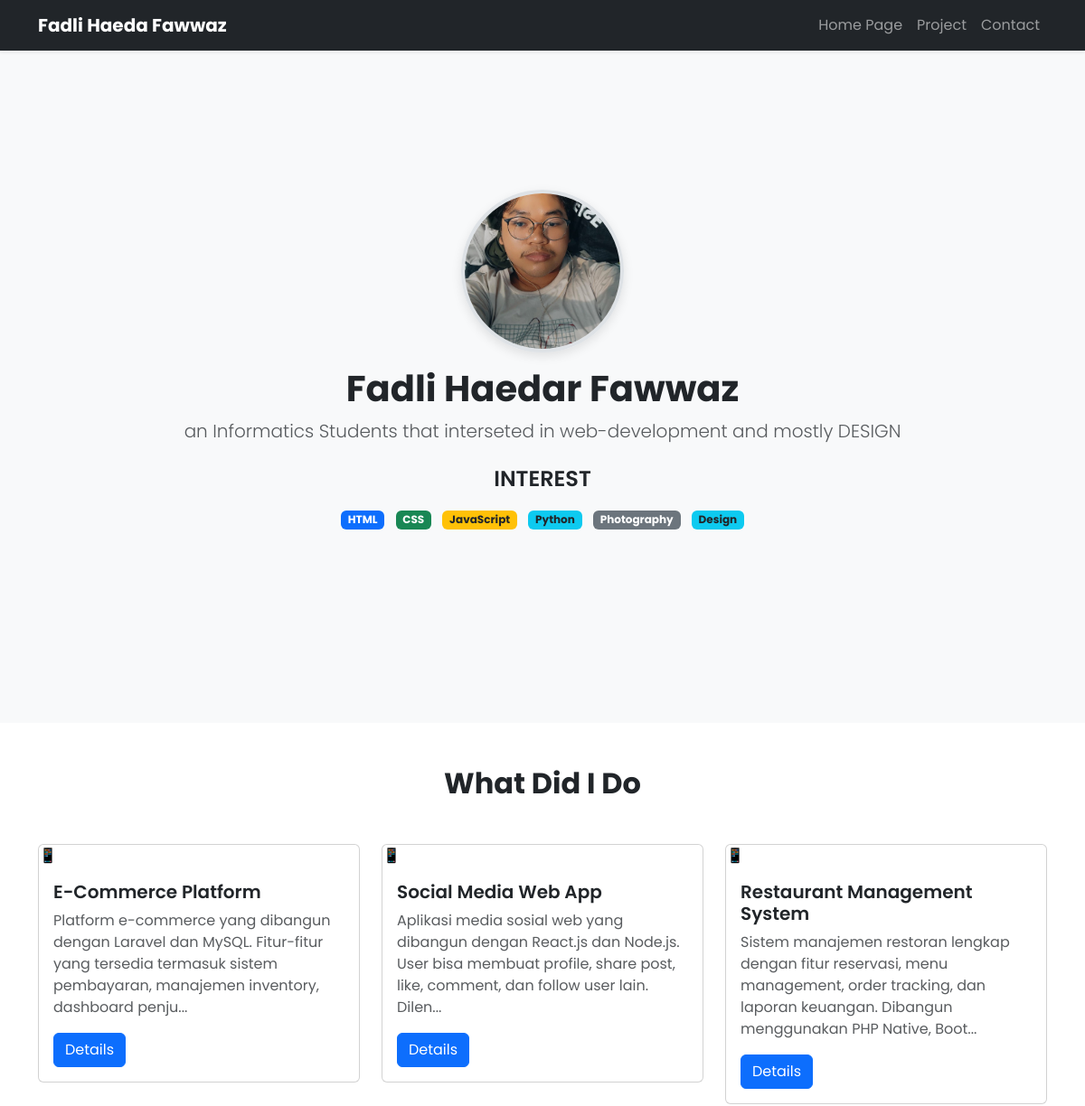
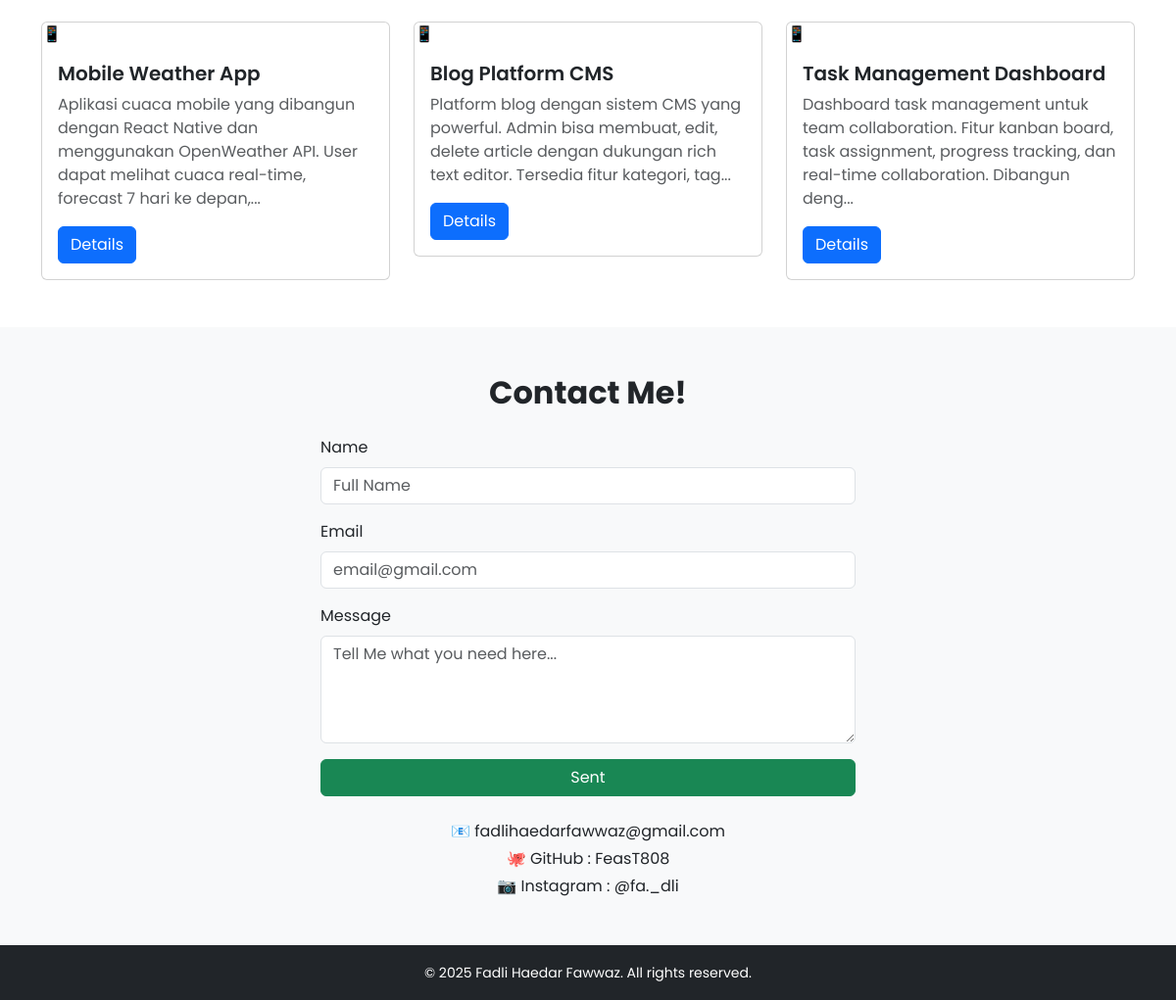
The page / on the database its author committed (2 pictures, top to bottom).
### tables this page shows
CREATE TABLE IF NOT EXISTS projects (
    id INT AUTO_INCREMENT PRIMARY KEY,
    judul VARCHAR(200) NOT NULL,
    deskripsi LONGTEXT NOT NULL,
    gambar VARCHAR(255),
    link VARCHAR(255),
    created_at TIMESTAMP DEFAULT CURRENT_TIMESTAMP,
    updated_at TIMESTAMP DEFAULT CURRENT_TIMESTAMP ON UPDATE CURRENT_TIMESTAMP
);

### index.php (the view, shortened to what this page needs)
<?php
require_once 'db.php';
$query_projects = "SELECT id, judul, deskripsi, gambar, link FROM projects ORDER BY created_at";
$result_projects = $conn->query($query_projects);
$projects = [];
if ($result_projects && $result_projects->num_rows > 0) {
    while ($row = $result_projects->fetch_assoc()) {
        $projects[] = $row;
    }
}
?>
<!DOCTYPE html>
<html lang="id">
  <head>
    <link href="https://unpkg.com/aos@2.3.1/dist/aos.css" rel="stylesheet">
    <link
      href="https://cdn.jsdelivr.net/npm/bootstrap@5.3.3/dist/css/bootstrap.min.css"
      rel="stylesheet"
    />
    <link rel="stylesheet" href="css/style.css" />
  </head>
  <body>
    <nav class="navbar navbar-expand-lg navbar-dark bg-dark fixed-top shadow-sm">
      <div class="container">
        <a class="navbar-brand fw-bold" href="#home">Fadli Haeda Fawwaz</a>
        <div class="collapse navbar-collapse" id="navbarNav">
          <ul class="navbar-nav ms-auto">
            <li class="nav-item"><a class="nav-link" href="#home">Home Page</a></li>
            <li class="nav-item"><a class="nav-link" href="#projects">Project</a></li>
            <li class="nav-item"><a class="nav-link" href="#contact">Contact</a></li>
          </ul>
        </div>
      </div>
    </nav>
    <section id="home" class="min-vh-100 d-flex align-items-center bg-light" data-aos="fade-up">
      <div class="container text-center">
        <img
          src="images/profilphoto.jpg"
          alt="Foto Profil"
          class="profile-img mb-3"
          width="150"
        />
        <h1 class="fw-bold">Fadli Haedar Fawwaz</h1>
        <p class="lead text-muted">
          an Informatics Students that interseted in web-development and mostly DESIGN
        </p>
        <h4 class="mt-4 fw-semibold">INTEREST</h4>
        <div class="mt-3">
          <span class="badge bg-primary m-1">HTML</span>
          <span class="badge bg-success m-1">CSS</span>
          <span class="badge bg-warning text-dark m-1">JavaScript</span>
          <span class="badge bg-info text-dark m-1">Python</span>
          <span class="badge bg-secondary m-1">Photography</span>
          <span class="badge bg-info text-dark m-1">Design</span>
        </div>
      </div>
    </section>
    <section id="projects" class="py-5 bg-white">
      <div class="container">
        <h2 class="text-center fw-bold mb-5">What Did I Do</h2>
        <div class="row g-4">
          <?php if (!empty($projects)): ?>
          <?php foreach ($projects as $project): ?>
            <?php
              $imagePath = '';
          ?>
          <div class="col-md-4">
            <div class="card project-card">
              <?php if (!empty($imagePath)): ?>
                  <img src="<?php echo $imagePath; ?>" alt="<?php echo htmlspecialchars($project['judul']); ?>" class="project-thumb">
              <?php else: ?>
                  <div class="image-placeholder">
                      📱
                  </div>
              <?php endif; ?>
              <div class="card-body">
                <h5 class="card-title fw-semibold"><?php echo htmlspecialchars($project['judul']); ?></h5>
                <p class="card-text text-muted">
                 <?php
                  $deskripsi = htmlspecialchars($project['deskripsi']);
                  echo strlen($deskripsi) > 150 ? substr($deskripsi, 0, 150) . '...' : $deskripsi;
                  ?>
                </p>
                <a href="projek/project-detail.php?id=<?php echo $project['id']; ?>" class="btn btn-primary"
                  >Details</a
                >
              </div>
            </div>
          </div>
          <?php endforeach; ?>
        </div>
      </div>
      <?php endif; ?>
    </section>
    <section id="contact" class="py-5 bg-light">
      <div class="container">
        <h2 class="text-center fw-bold mb-4">Contact Me!</h2>
        <div class="row justify-content-center">
          <div class="col-md-6">
            <form>
              <div class="mb-3">
                <label for="name" class="form-label">Name</label>
                <input
                  type="text"
                  class="form-control"
                  id="name"
                  placeholder="Full Name"
                />
              </div>
              <div class="mb-3">
                <label for="email" class="form-label">Email</label>
                <input
                  type="email"
                  class="form-control"
                  id="email"
                  placeholder="email@gmail.com"
                />
              </div>
              <div class="mb-3">
                <label for="message" class="form-label">Message</label>
                <textarea
                  class="form-control"
                  id="message"
                  rows="4"
                  placeholder="Tell Me what you need here..."
                ></textarea>
              </div>
              <button type="submit" class="btn btn-success w-100">
                Sent
              </button>
            </form>
            <div class="text-center mt-4">
              <p class="mb-1">
                <a
                  href="mailto:fadlihaedarfawwaz@gmail.com"
                  class="text-decoration-none text-dark"
                  >📧 fadlihaedarfawwaz@gmail.com</a
                >
              </p>
              <p class="mb-1">
                <a
                  href="https://github.com/FeasT808"
                  target="_blank"
                  class="text-decoration-none text-dark"
                  >🐙 GitHub : FeasT808</a
                >
              </p>
              <p class="mb-0">
                <a
                  href="https://instagram.com/fa._dli"
                  target="_blank"
                  class="text-decoration-none text-dark"
                  >📷 Instagram : @fa._dli</a
                >
              </p>
            </div>
          </div>
        </div>
      </div>
    </section>
    <footer class="bg-dark text-white text-center py-3">
      <small>© 2025 Fadli Haedar Fawwaz. All rights reserved.</small>
    </footer>
  </body>
</html>

### css/style.css (style rules this page uses)
:root { --primary: #0d6efd; --muted: #6c757d; }
body { font-family: "Poppins", sans-serif; }
html { scroll-behavior: smooth; }
body { font-family: 'Poppins', sans-serif; }
section { scroll-margin-top: 80px; }
.profile-img { width: 180px; height: 180px; border-radius: 50%; object-fit: cover; border: 4px solid #dee2e6; box-shadow: 0 4px 12px rgba(0, 0, 0, 0.1); }
.navbar .nav-link { transition: color 200ms; }

### rows shown on the page
projects: judul "E-Commerce Platform", deskripsi "Platform e-commerce yang dibangun dengan Laravel dan MySQL. Fitur-fitur yang tersedia termasuk sistem pembayaran, manajemen inventory, dashboard penju"
projects: judul "Social Media Web App", deskripsi "Aplikasi media sosial web yang dibangun dengan React.js dan Node.js. User bisa membuat profile, share post, like, comment, dan follow user lain. Dilen"
projects: judul "Restaurant Management System", deskripsi "Sistem manajemen restoran lengkap dengan fitur reservasi, menu management, order tracking, dan laporan keuangan. Dibangun menggunakan PHP Native, Boot"
projects: judul "Mobile Weather App", deskripsi "Aplikasi cuaca mobile yang dibangun dengan React Native dan menggunakan OpenWeather API. User dapat melihat cuaca real-time, forecast 7 hari ke depan,"
projects: judul "Blog Platform CMS", deskripsi "Platform blog dengan sistem CMS yang powerful. Admin bisa membuat, edit, delete article dengan dukungan rich text editor. Tersedia fitur kategori, tag"
projects: judul "Task Management Dashboard", deskripsi "Dashboard task management untuk team collaboration. Fitur kanban board, task assignment, progress tracking, dan real-time collaboration. Dibangun deng"
